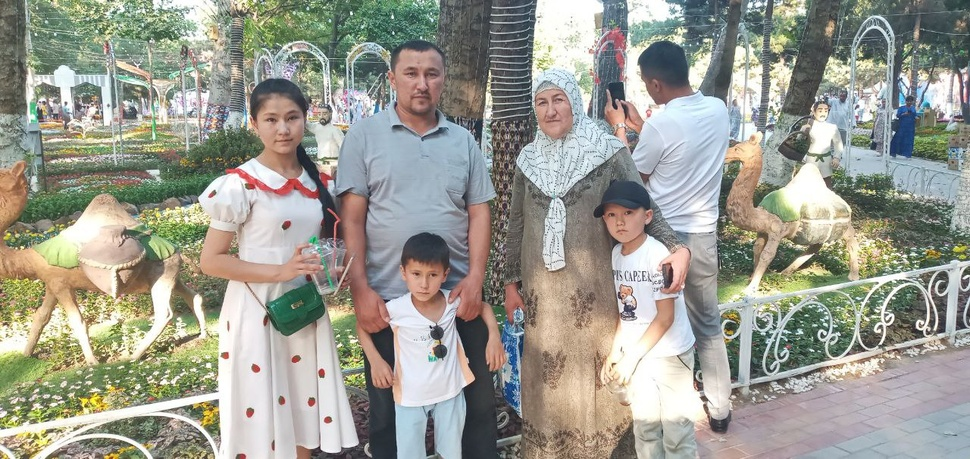
#> input picture images1.jpg, 970 x 459 px, shrunk from 1280 x 606 before the run
$ python untitled13.py
#> lines starting #> are read from the running program, lines starting #| are printed output that depends on the picture
# -*- coding: utf-8 -*-
"""Untitled13.ipynb

Automatically generated by Colab.

Original file is located at
    https://colab.research.google.com/drive/1kB75pHLzFcqf3_0S4QQFDDZTy_YvK-Dq
"""

from google.colab.patches import cv2_imshow
import cv2
rasm1=cv2.imread("images1.jpg")
#> rasm1 is the input picture: shape (459, 970, 3); mean B, G, R 144.9, 155.5, 155.6
cv2_imshow(rasm1)

rasm2=cv2.imread("images2.jpg")
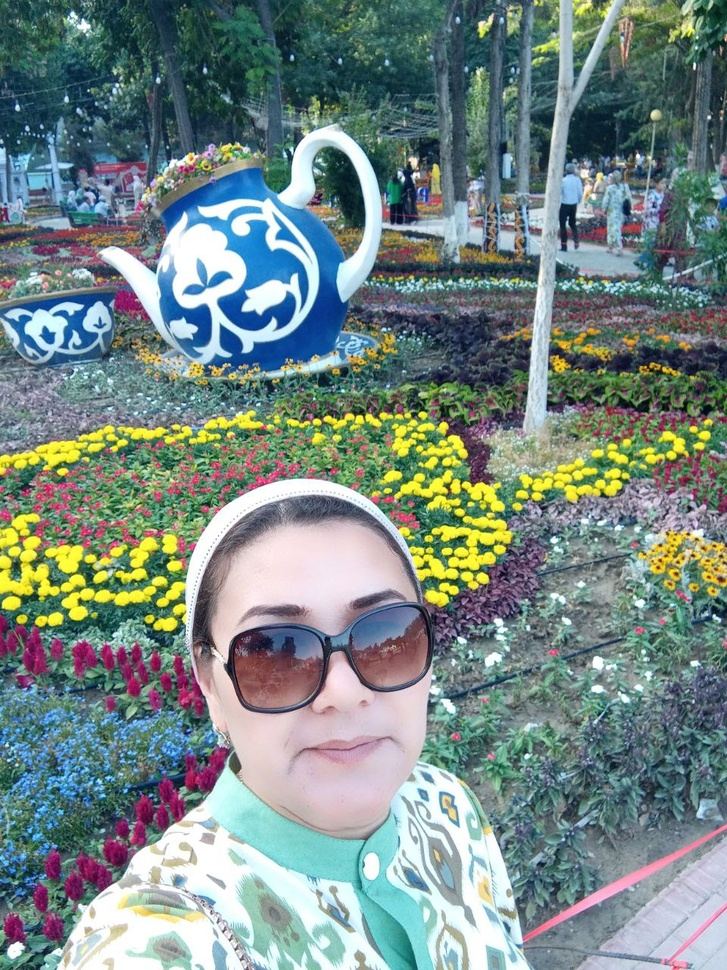
#> input picture images2.jpg, 727 x 970 px, shrunk from 960 x 1280 before the run
#> rasm2 is the input picture: shape (970, 727, 3); mean B, G, R 132.6, 136.4, 118.9
cv2_imshow(rasm2)

rasm3=cv2.imread("images3.jpg")
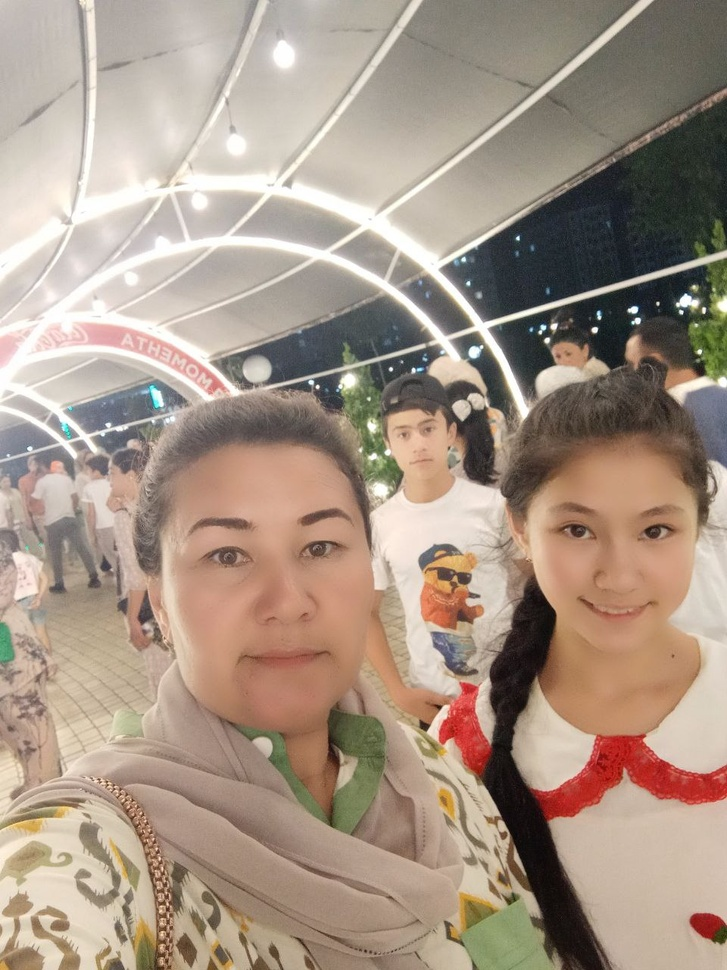
#> input picture images3.jpg, 727 x 970 px, shrunk from 960 x 1280 before the run
#> rasm3 is the input picture: shape (970, 727, 3); mean B, G, R 134, 149, 166.9
cv2_imshow(rasm3)

oqqora=cv2.cvtColor(rasm1,cv2.COLOR_BGR2GRAY)
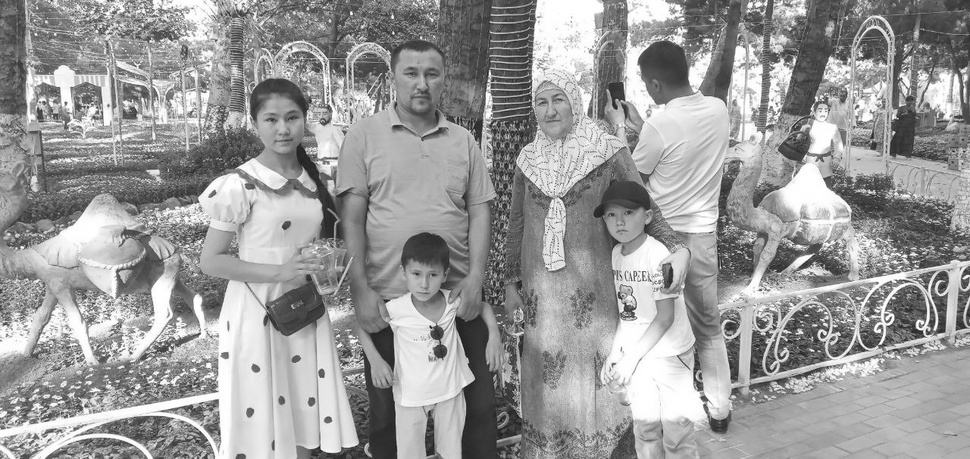
#> oqqora: shape (459, 970); min 15, max 255, mean 154.3
cv2_imshow(oqqora)

oqqora=cv2.cvtColor(rasm2,cv2.COLOR_BGR2GRAY)
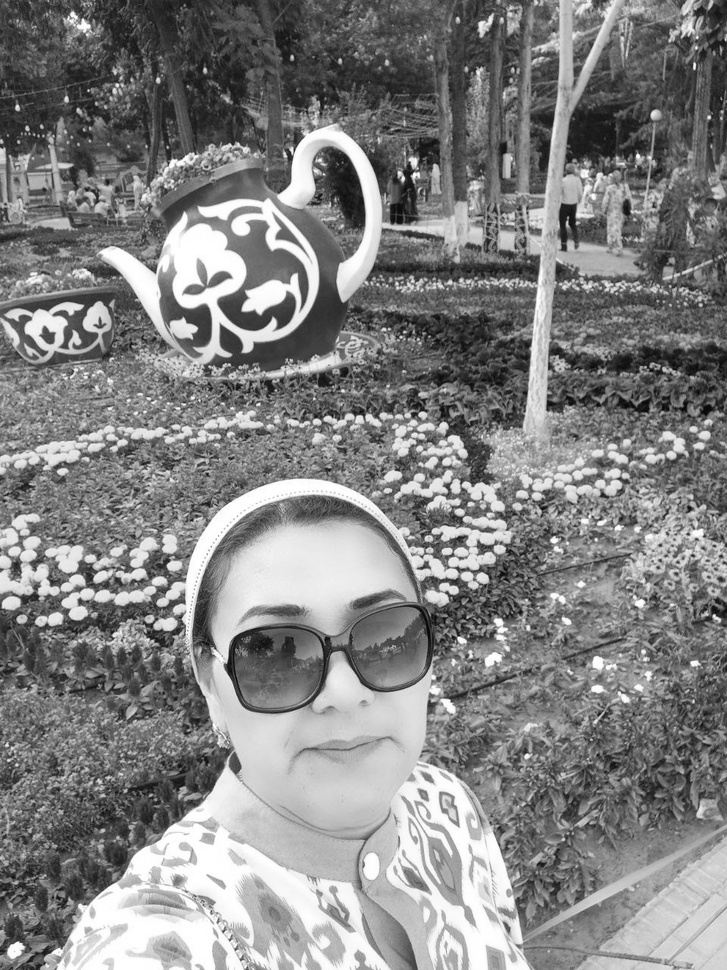
#> oqqora: shape (970, 727); min 2, max 255, mean 130.7
cv2_imshow(oqqora)

oqqora=cv2.cvtColor(rasm3,cv2.COLOR_BGR2GRAY)
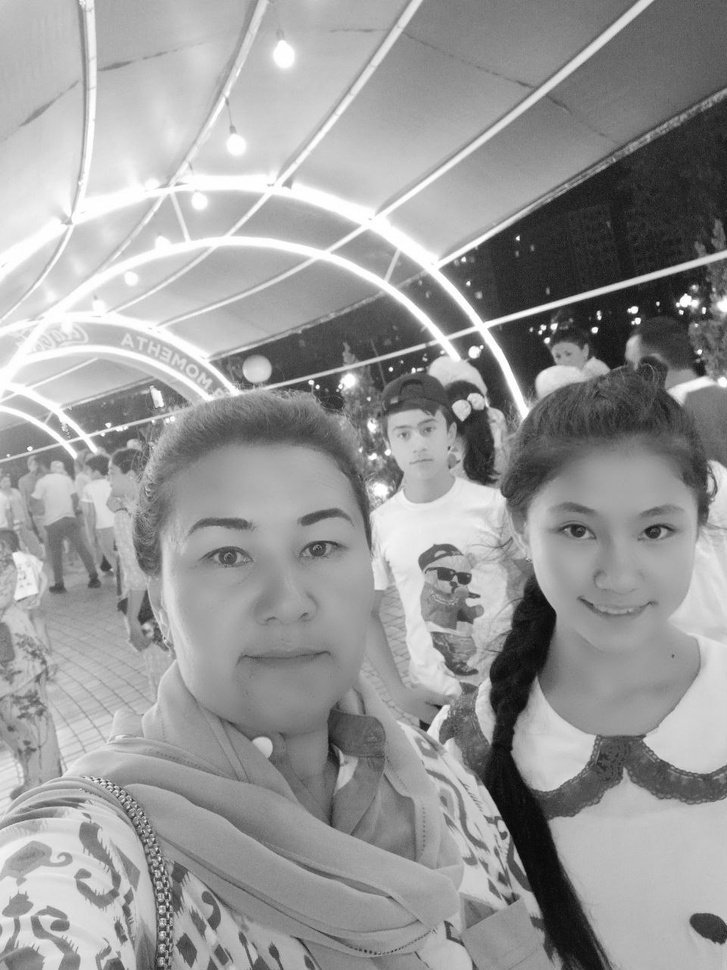
#> oqqora: shape (970, 727); min 5, max 255, mean 152.6
cv2_imshow(oqqora)
